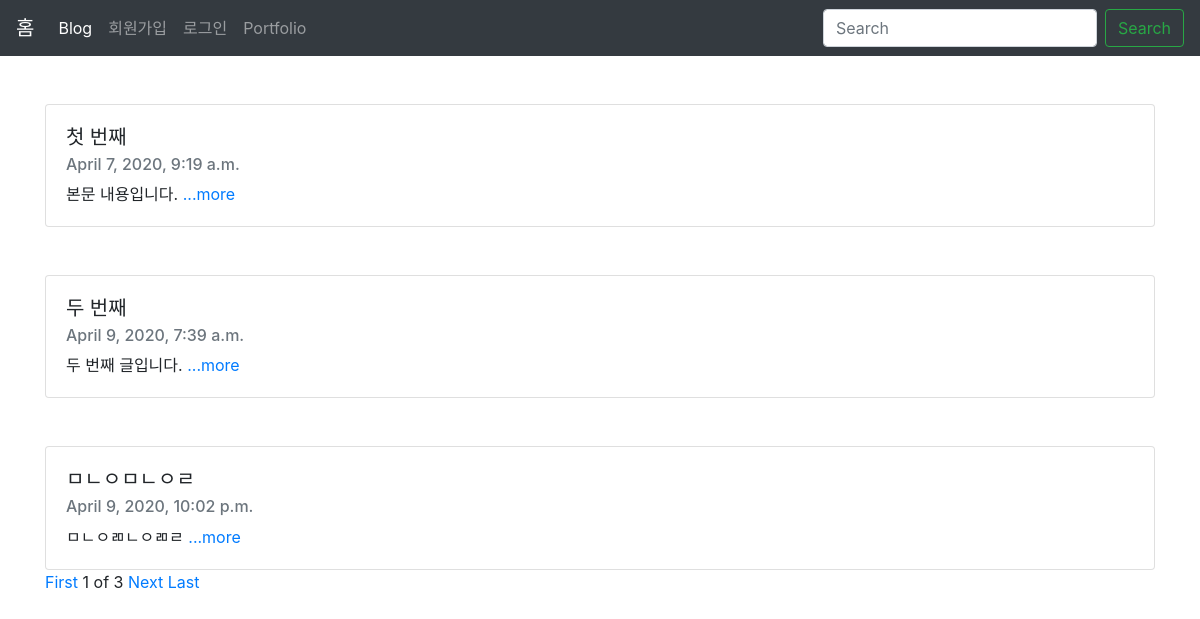
The page / on the database its author committed.
### blog/models.py (models this page shows, shortened)
class Blog(models.Model):
    title = models.CharField(max_length=200)
    pub_date = models.DateTimeField('date published')
    body = models.TextField()
    def summary(self):
        return self.body[:10]

### blog/views.py (the view)
# urls.py: path('', blog.views.home, name="home"),
def home(request):
    blogs = Blog.objects    # 쿼리셋(모델로 부터 전달받은 객체목록)
    blog_list = Blog.objects.all()
    paginator = Paginator(blog_list, 3)
    page = request.GET.get('page')
    print(page)
    posts = paginator.get_page(page)
    print(posts)
    return render(request, 'home.html', {'blogs':blogs, 'posts':posts})

### blog/templates/home.html (shortened to what this page needs)
<html>
    {% extends 'base.html' %}
        {% block contents %}
        {% for blog in posts %}
        <div class="container">
            <br><br>
            <div class="card">
                <div class="card-body">
                    <h5 class="card-title"> {{blog.title}} </h5>
                    <h6 class="card-subtitle mb-2 text-muted"> {{blog.pub_date}} </h6>
                    <p class="card-text"> {{blog.summary}} <a href="{% url 'detail' blog.id %}">...more</a> </p>
                </div>
            </div>
        </div>
        {% endfor %}
        <div class="container">
            <a href="?page=1">First</a>
            <span>{{posts.number}}</span>
            <span>of</span>
            <span>{{posts.paginator.num_pages}}</span>
            {% if posts.has_next %}
            <a href="?page={{posts.next_page_number}}">Next</a>
            {% endif %}
            <a href="?page={{posts.paginator.num_pages}}">Last</a>
        </div>
        {% endblock %}

### rows shown on the page
Blog: title "첫 번째", pub_date "April 7, 2020, 9:19 a.m.", summary "본문 내용입니다."
Blog: title "두 번째", pub_date "April 9, 2020, 7:39 a.m.", summary "두 번째 글입니다."
Blog: title "ㅁㄴㅇㅁㄴㅇㄹ", pub_date "April 9, 2020, 10:02 p.m.", summary "ㅁㄴㅇㄻㄴㅇㄻㄹ"

### other values the page prints
{{ posts.number }} "1"
{{ posts.paginator.num_pages }} "3"
